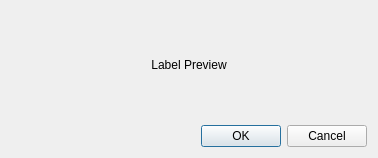
<?xml version="1.0" encoding="UTF-8"?>
<ui version="4.0">
 <class>PrintReferenceDialog</class>
 <widget class="QDialog" name="PrintReferenceDialog">
  <property name="geometry">
   <rect>
    <x>0</x>
    <y>0</y>
    <width>378</width>
    <height>158</height>
   </rect>
  </property>
  <property name="windowTitle">
   <string>Print Reference</string>
  </property>
  <layout class="QVBoxLayout" name="verticalLayout">
   <item>
    <widget class="QLabel" name="preview">
     <property name="text">
      <string>Label Preview</string>
     </property>
     <property name="alignment">
      <set>Qt::AlignCenter</set>
     </property>
    </widget>
   </item>
   <item>
    <widget class="QDialogButtonBox" name="buttons">
     <property name="orientation">
      <enum>Qt::Horizontal</enum>
     </property>
     <property name="standardButtons">
      <set>QDialogButtonBox::Cancel|QDialogButtonBox::Ok</set>
     </property>
    </widget>
   </item>
  </layout>
 </widget>
 <resources/>
 <connections>
  <connection>
   <sender>buttons</sender>
   <signal>accepted()</signal>
   <receiver>PrintReferenceDialog</receiver>
   <slot>accept()</slot>
   <hints>
    <hint type="sourcelabel">
     <x>248</x>
     <y>254</y>
    </hint>
    <hint type="destinationlabel">
     <x>157</x>
     <y>274</y>
    </hint>
   </hints>
  </connection>
  <connection>
   <sender>buttons</sender>
   <signal>rejected()</signal>
   <receiver>PrintReferenceDialog</receiver>
   <slot>reject()</slot>
   <hints>
    <hint type="sourcelabel">
     <x>316</x>
     <y>260</y>
    </hint>
    <hint type="destinationlabel">
     <x>286</x>
     <y>274</y>
    </hint>
   </hints>
  </connection>
 </connections>
</ui>
